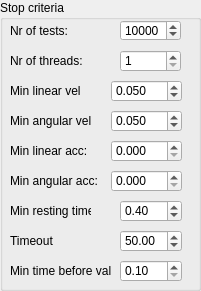
      <widget class="QGroupBox" name="groupBox_2" >
       <property name="minimumSize" >
        <size>
         <width>201</width>
         <height>0</height>
        </size>
       </property>
       <property name="title" >
        <string>Stop criteria</string>
       </property>
       <widget class="QLabel" name="label_3" >
        <property name="geometry" >
         <rect>
          <x>10</x>
          <y>20</y>
          <width>58</width>
          <height>21</height>
         </rect>
        </property>
        <property name="text" >
         <string>Nr of tests: </string>
        </property>
       </widget>
       <widget class="QSpinBox" name="_nrOfTestsSpin" >
        <property name="geometry" >
         <rect>
          <x>120</x>
          <y>20</y>
          <width>61</width>
          <height>21</height>
         </rect>
        </property>
        <property name="toolTip" >
         <string>&lt;!DOCTYPE HTML PUBLIC "-//W3C//DTD HTML 4.0//EN" "http://www.w3.org/TR/REC-html40/strict.dtd">
&lt;html>&lt;head>&lt;meta name="qrichtext" content="1" />&lt;style type="text/css">
p, li { white-space: pre-wrap; }
&lt;/style>&lt;/head>&lt;body style=" font-family:'MS Shell Dlg 2'; font-size:8.25pt; font-weight:400; font-style:normal;">
&lt;p style=" margin-top:0px; margin-bottom:0px; margin-left:0px; margin-right:0px; -qt-block-indent:0; text-indent:0px; font-size:8pt;">The number of simulations that is &lt;/p>
&lt;p style=" margin-top:0px; margin-bottom:0px; margin-left:0px; margin-right:0px; -qt-block-indent:0; text-indent:0px; font-size:8pt;">to be performed.&lt;/p>&lt;/body>&lt;/html></string>
        </property>
        <property name="minimum" >
         <number>1</number>
        </property>
        <property name="maximum" >
         <number>1000000</number>
        </property>
        <property name="value" >
         <number>10000</number>
        </property>
       </widget>
       <widget class="QSpinBox" name="_nrOfThreadsSpin" >
        <property name="geometry" >
         <rect>
          <x>120</x>
          <y>50</y>
          <width>61</width>
          <height>22</height>
         </rect>
        </property>
        <property name="toolTip" >
         <string>&lt;!DOCTYPE HTML PUBLIC "-//W3C//DTD HTML 4.0//EN" "http://www.w3.org/TR/REC-html40/strict.dtd">
&lt;html>&lt;head>&lt;meta name="qrichtext" content="1" />&lt;style type="text/css">
p, li { white-space: pre-wrap; }
&lt;/style>&lt;/head>&lt;body style=" font-family:'MS Shell Dlg 2'; font-size:8.25pt; font-weight:400; font-style:normal;">
&lt;p style=" margin-top:0px; margin-bottom:0px; margin-left:0px; margin-right:0px; -qt-block-indent:0; text-indent:0px; font-size:8pt;">The nr of simulations that will&lt;/p>
&lt;p style=" margin-top:0px; margin-bottom:0px; margin-left:0px; margin-right:0px; -qt-block-indent:0; text-indent:0px; font-size:8pt;"> be performed in parallel. &lt;/p>
&lt;p style=" margin-top:0px; margin-bottom:0px; margin-left:0px; margin-right:0px; -qt-block-indent:0; text-indent:0px; font-size:8pt;">Should not exeed the nr of &lt;/p>
&lt;p style=" margin-top:0px; margin-bottom:0px; margin-left:0px; margin-right:0px; -qt-block-indent:0; text-indent:0px; font-size:8pt;">processors on the current PC.&lt;/p>&lt;/body>&lt;/html></string>
        </property>
        <property name="minimum" >
         <number>1</number>
        </property>
       </widget>
       <widget class="QLabel" name="label_4" >
        <property name="geometry" >
         <rect>
          <x>10</x>
          <y>50</y>
          <width>118</width>
          <height>21</height>
         </rect>
        </property>
        <property name="text" >
         <string>Nr of threads:</string>
        </property>
       </widget>
       <widget class="QDoubleSpinBox" name="_linVelSpin" >
        <property name="geometry" >
         <rect>
          <x>111</x>
          <y>80</y>
          <width>71</width>
          <height>22</height>
         </rect>
        </property>
        <property name="toolTip" >
         <string>Objects must have an linear 
velocity below this value, before
it is considered to be 
resting.</string>
        </property>
        <property name="decimals" >
         <number>3</number>
        </property>
        <property name="minimum" >
         <double>0.001000000000000</double>
        </property>
        <property name="maximum" >
         <double>1.000000000000000</double>
        </property>
        <property name="singleStep" >
         <double>0.010000000000000</double>
        </property>
        <property name="value" >
         <double>0.050000000000000</double>
        </property>
       </widget>
       <widget class="QLabel" name="label_11" >
        <property name="geometry" >
         <rect>
          <x>10</x>
          <y>80</y>
          <width>71</width>
          <height>21</height>
         </rect>
        </property>
        <property name="text" >
         <string>Min linear vel:</string>
        </property>
       </widget>
       <widget class="QLabel" name="label_12" >
        <property name="geometry" >
         <rect>
          <x>10</x>
          <y>110</y>
          <width>81</width>
          <height>21</height>
         </rect>
        </property>
        <property name="text" >
         <string>Min angular vel:</string>
        </property>
       </widget>
       <widget class="QDoubleSpinBox" name="_angVelSpin" >
        <property name="geometry" >
         <rect>
          <x>111</x>
          <y>110</y>
          <width>71</width>
          <height>22</height>
         </rect>
        </property>
        <property name="toolTip" >
         <string>Objects must have an angular 
velocity below this value, before
it is considered to be 
resting.</string>
        </property>
        <property name="decimals" >
         <number>3</number>
        </property>
        <property name="minimum" >
         <double>0.001000000000000</double>
        </property>
        <property name="maximum" >
         <double>1.000000000000000</double>
        </property>
        <property name="singleStep" >
         <double>0.010000000000000</double>
        </property>
        <property name="value" >
         <double>0.050000000000000</double>
        </property>
       </widget>
       <widget class="QLabel" name="label_13" >
        <property name="geometry" >
         <rect>
          <x>10</x>
          <y>140</y>
          <width>81</width>
          <height>21</height>
         </rect>
        </property>
        <property name="text" >
         <string>Min linear acc:</string>
        </property>
       </widget>
       <widget class="QLabel" name="label_14" >
        <property name="geometry" >
         <rect>
          <x>10</x>
          <y>170</y>
          <width>91</width>
          <height>21</height>
         </rect>
        </property>
        <property name="text" >
         <string>Min angular acc:</string>
        </property>
       </widget>
       <widget class="QDoubleSpinBox" name="_linAccSpin" >
        <property name="geometry" >
         <rect>
          <x>111</x>
          <y>140</y>
          <width>71</width>
          <height>22</height>
         </rect>
        </property>
        <property name="decimals" >
         <number>3</number>
        </property>
        <property name="minimum" >
         <double>0.000000000000000</double>
        </property>
        <property name="maximum" >
         <double>1.000000000000000</double>
        </property>
        <property name="singleStep" >
         <double>0.000001000000000</double>
        </property>
        <property name="value" >
         <double>0.000000000000000</double>
        </property>
       </widget>
       <widget class="QDoubleSpinBox" name="_angAccSpin" >
        <property name="geometry" >
         <rect>
          <x>111</x>
          <y>170</y>
          <width>71</width>
          <height>22</height>
         </rect>
        </property>
        <property name="decimals" >
         <number>3</number>
        </property>
        <property name="minimum" >
         <double>0.000000000000000</double>
        </property>
        <property name="maximum" >
         <double>1.000000000000000</double>
        </property>
        <property name="singleStep" >
         <double>0.000001000000000</double>
        </property>
        <property name="value" >
         <double>0.000000000000000</double>
        </property>
       </widget>
       <widget class="QDoubleSpinBox" name="_minRestTimeSpin" >
        <property name="geometry" >
         <rect>
          <x>120</x>
          <y>200</y>
          <width>62</width>
          <height>22</height>
         </rect>
        </property>
        <property name="toolTip" >
         <string>&lt;!DOCTYPE HTML PUBLIC "-//W3C//DTD HTML 4.0//EN" "http://www.w3.org/TR/REC-html40/strict.dtd">
&lt;html>&lt;head>&lt;meta name="qrichtext" content="1" />&lt;style type="text/css">
p, li { white-space: pre-wrap; }
&lt;/style>&lt;/head>&lt;body style=" font-family:'MS Shell Dlg 2'; font-size:8.25pt; font-weight:400; font-style:normal;">
&lt;p style=" margin-top:0px; margin-bottom:0px; margin-left:0px; margin-right:0px; -qt-block-indent:0; text-indent:0px; font-size:8pt;"> The minimum of time that the &lt;/p>
&lt;p style=" margin-top:0px; margin-bottom:0px; margin-left:0px; margin-right:0px; -qt-block-indent:0; text-indent:0px; font-size:8pt;">other stop criterias must be &lt;/p>
&lt;p style=" margin-top:0px; margin-bottom:0px; margin-left:0px; margin-right:0px; -qt-block-indent:0; text-indent:0px; font-size:8pt;">true before this stop criteria &lt;/p>
&lt;p style=" margin-top:0px; margin-bottom:0px; margin-left:0px; margin-right:0px; -qt-block-indent:0; text-indent:0px; font-size:8pt;">becomes true.&lt;/p>
&lt;p style=" margin-top:0px; margin-bottom:0px; margin-left:0px; margin-right:0px; -qt-block-indent:0; text-indent:0px; font-size:8pt;"> Time is in seconds&lt;/p>
&lt;p style=" margin-top:0px; margin-bottom:0px; margin-left:0px; margin-right:0px; -qt-block-indent:0; text-indent:0px; font-size:8pt;"> &lt;/p>&lt;/body>&lt;/html></string>
        </property>
        <property name="singleStep" >
         <double>0.010000000000000</double>
        </property>
        <property name="value" >
         <double>0.400000000000000</double>
        </property>
       </widget>
       <widget class="QLabel" name="label_15" >
        <property name="geometry" >
         <rect>
          <x>10</x>
          <y>200</y>
          <width>81</width>
          <height>21</height>
         </rect>
        </property>
        <property name="text" >
         <string>Min resting time:</string>
        </property>
       </widget>
       <widget class="QDoubleSpinBox" name="_maxRunningTimeSpin" >
        <property name="geometry" >
         <rect>
          <x>120</x>
          <y>230</y>
          <width>62</width>
          <height>22</height>
         </rect>
        </property>
        <property name="toolTip" >
         <string>&lt;!DOCTYPE HTML PUBLIC "-//W3C//DTD HTML 4.0//EN" "http://www.w3.org/TR/REC-html40/strict.dtd">
&lt;html>&lt;head>&lt;meta name="qrichtext" content="1" />&lt;style type="text/css">
p, li { white-space: pre-wrap; }
&lt;/style>&lt;/head>&lt;body style=" font-family:'MS Shell Dlg 2'; font-size:8.25pt; font-weight:400; font-style:normal;">
&lt;p style=" margin-top:0px; margin-bottom:0px; margin-left:0px; margin-right:0px; -qt-block-indent:0; text-indent:0px; font-size:8pt;">The maximum running time &lt;/p>
&lt;p style=" margin-top:0px; margin-bottom:0px; margin-left:0px; margin-right:0px; -qt-block-indent:0; text-indent:0px; font-size:8pt;">allowed. If this time is exceeded &lt;/p>
&lt;p style=" margin-top:0px; margin-bottom:0px; margin-left:0px; margin-right:0px; -qt-block-indent:0; text-indent:0px; font-size:8pt;">the one test will not be saved.&lt;/p>&lt;/body>&lt;/html></string>
        </property>
        <property name="maximum" >
         <double>999.990000000000009</double>
        </property>
        <property name="value" >
         <double>50.000000000000000</double>
        </property>
       </widget>
       <widget class="QLabel" name="label_16" >
        <property name="geometry" >
         <rect>
          <x>10</x>
          <y>230</y>
          <width>91</width>
          <height>21</height>
         </rect>
        </property>
        <property name="text" >
         <string>Timeout</string>
        </property>
       </widget>
       <widget class="QDoubleSpinBox" name="_minTimeValidSpin" >
        <property name="geometry" >
         <rect>
          <x>120</x>
          <y>260</y>
          <width>62</width>
          <height>22</height>
         </rect>
        </property>
        <property name="toolTip" >
         <string>The minimum time that the simulation 
has too run before the other stop 
criterias are evaluated.</string>
        </property>
        <property name="minimum" >
         <double>0.100000000000000</double>
        </property>
       </widget>
       <widget class="QLabel" name="label_17" >
        <property name="geometry" >
         <rect>
          <x>10</x>
          <y>260</y>
          <width>101</width>
          <height>21</height>
         </rect>
        </property>
        <property name="text" >
         <string>Min time before valid</string>
        </property>
       </widget>
      </widget>
